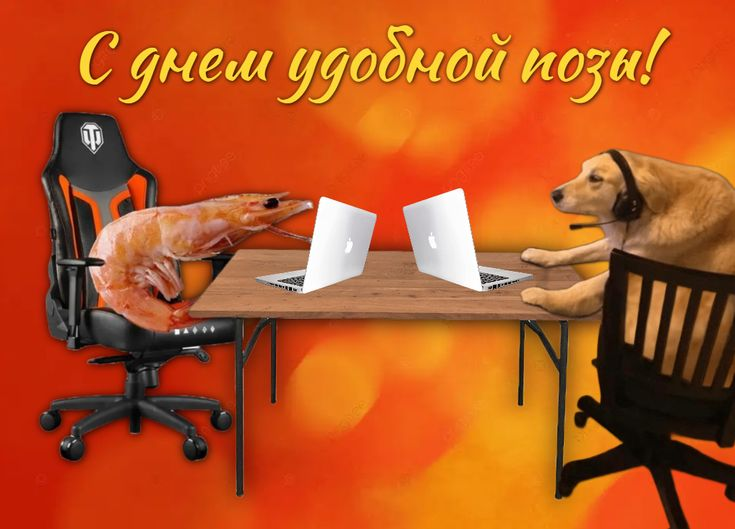
#> input picture pythonProject10/holiday.jpg, 735 x 529 px
$ python task_10.1.py
#> lines starting #> are read from the running program, lines starting #| are printed output that depends on the picture
from PIL import Image
image = Image.open("holiday.jpg")
#> image is the input picture: PIL image 735x529 RGB; mean R, G, B 184, 84, 33
image.show()
cropped = image.crop((70, 0, 690, 110))
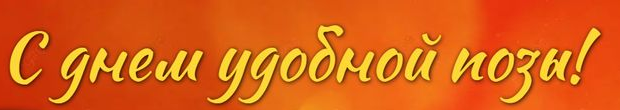
#> cropped: PIL image 620x110 RGB; mean R, G, B 218.2, 96, 21.3
cropped.save("text.jpg")
print("Операция завершена!")

$ run again, with pythonProject10/pic2.jpg copied over pythonProject10/holiday.jpg
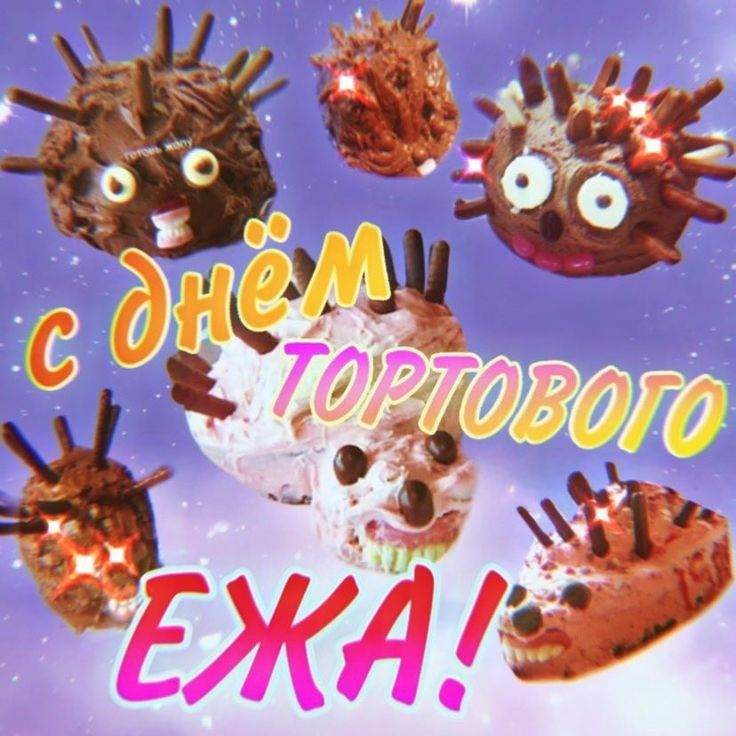
#> input picture pythonProject10/pic2.jpg, 736 x 736 px
#> image is the input picture: PIL image 736x736 RGB; mean R, G, B 170, 134.1, 155.4
#> `cropped = image.crop((70, 0, 690, 110))`:
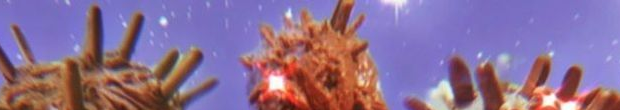
#> cropped: PIL image 620x110 RGB; mean R, G, B 140.4, 110.8, 147.3

$ run again, with pythonProject10/pic3.jpg copied over pythonProject10/holiday.jpg
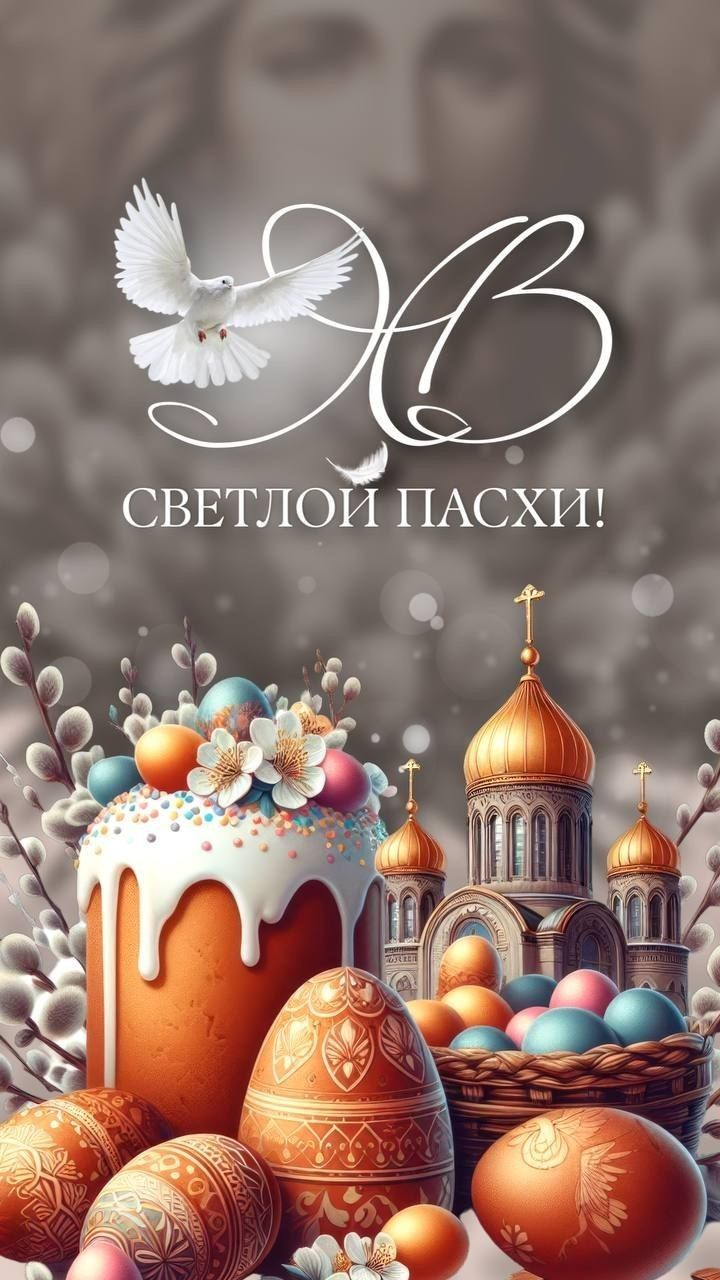
#> input picture pythonProject10/pic3.jpg, 720 x 1280 px
#> image is the input picture: PIL image 720x1280 RGB; mean R, G, B 143.4, 117.8, 107.9
#> `cropped = image.crop((70, 0, 690, 110))`:
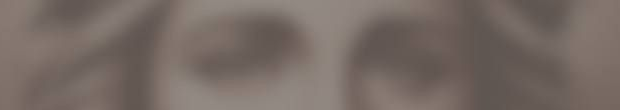
#> cropped: PIL image 620x110 RGB; mean R, G, B 119, 106.7, 100.5
